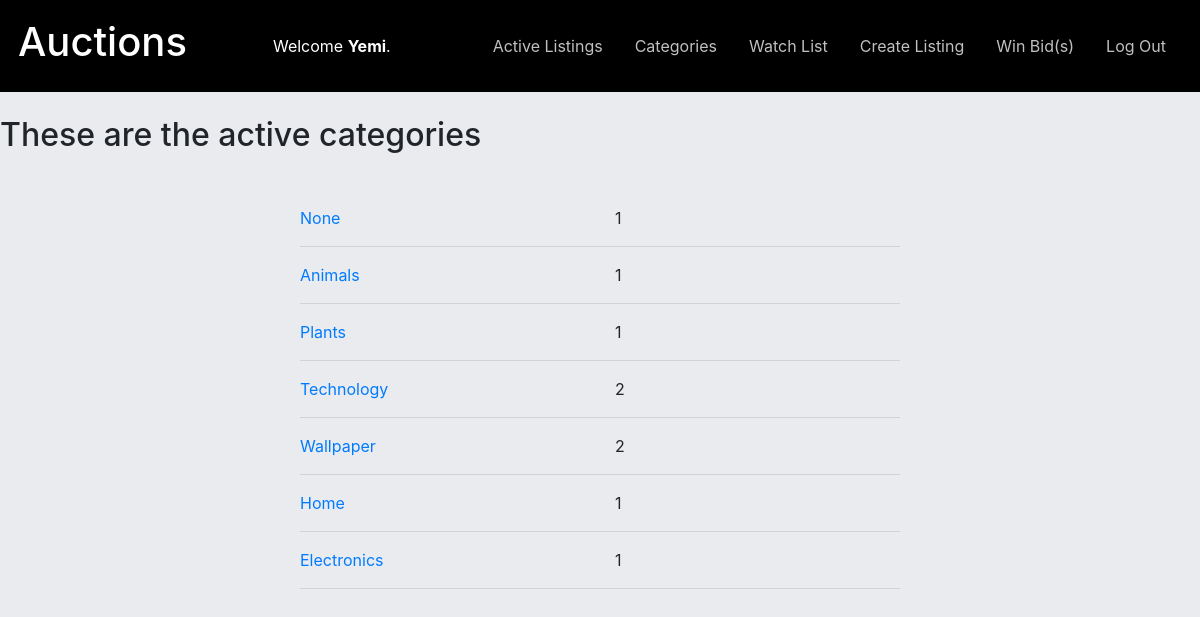
The page /categories (signed in) on the database its author committed.
### auctions/models.py (models this page shows, shortened)
class User(AbstractUser):
    pass

class Category(models.Model):
    category = models.CharField(max_length=20, unique=True)

### auctions/views.py (the view)
# urls.py: path("categories", views.categories, name="categories"),
def categories(request):
    categories = {item.category for item in Listing.objects.all()}
    categories = [(item, len(Listing.objects.filter(category = item))) for item in categories]
    pick = "These are the active categories" if (categories) else ""
    return render(request, "auctions/categories.html", {
        "categories": categories,
        "pick":pick
    })

### auctions/templates/auctions/categories.html (shortened to what this page needs)
{% extends "auctions/layout.html" %}
{% load static %}
{% block head %}
    <link rel="stylesheet" href="{% static 'auctions/listing.css' %}" type="text/css">
{% endblock %}
{% block body %}
        <h2>{{pick}}</h2>
        <br>
        <section class="main">
            {% for category, length in categories %}
                <div class="row">
                    <div class="col-sm"><a href="{% url 'category' category.category %}">{{category.category}}</a></div>
                    <div class="col-sm">{{length}}</div>
                </div>
                <hr>
            {% empty %}
                No Active Categories
            {% endfor %}
        </section>
{% endblock %}

### auctions/templates/auctions/layout.html (shortened to what this page needs)
{% load static %}
<!DOCTYPE html>
<html lang="en">
    <head>
        <link rel="stylesheet" href="https://stackpath.bootstrapcdn.com/bootstrap/4.4.1/css/bootstrap.min.css">
        <link href="{% static 'auctions/styles.css' %}" rel="stylesheet">
        {% block head %}{% endblock %}
    </head>
    <body>
        <div class="d-flex justify-content-md-between heading">
            <h1 class="p-2 align-self-center">Auctions</h1>
            <div class="nav-item p-2 align-self-center">
                {% if user.is_authenticated %}
                    Welcome <strong>{{ user.username }}</strong>.
                {% else %}
                    Not signed in.
                {% endif %}
            </div>
            <ul class="nav p-2 align-self-center">
                <li class="nav-item">
                    <a class="nav-link" href="{% url 'index' %}">Active Listings</a>
                </li>
                <li class="nav-item">
                    <a class="nav-link" href="{% url 'categories' %}">Categories</a>
                </li>
                {% if user.is_authenticated %}
                    <li class="nav-item">
                        <a class="nav-link" href="{% url 'watch' %}">Watch List</a>
                    </li>
                    <li class="nav-item">
                        <a class="nav-link" href="{% url 'createList' %}">Create Listing</a>
                    </li>
                    <li class="nav-item">
                        <a class="nav-link" href="{% url 'won' %}">Win Bid(s)</a>
                    </li>
                    <li class="nav-item">
                        <a class="nav-link" href="{% url 'logout' %}">Log Out</a>
                    </li>
                {% endif %}
            </ul>
        </div>
        <br>
        {% block body %}
        {% endblock %}
    </body>
</html>

### auctions/static/auctions/styles.css (style rules this page uses)
.heading { padding: 10px; background-color: black; color: #fff; }
.heading a { color: silver; }

### auctions/static/auctions/listing.css (style rules this page uses)
:root { --color: #e9ebee; }
body { background-color: var(--color, white); }
.main { width: 600px; margin: 20px auto; }

### rows shown on the page
User: username "Yemi"
Category: category "None", length "1"
Category: category "Animals", length "1"
Category: category "Plants", length "1"
Category: category "Technology", length "2"
Category: category "Wallpaper", length "2"
Category: category "Home", length "1"
Category: category "Electronics", length "1"

### other values the page prints
{{ pick }} "These are the active categories"
